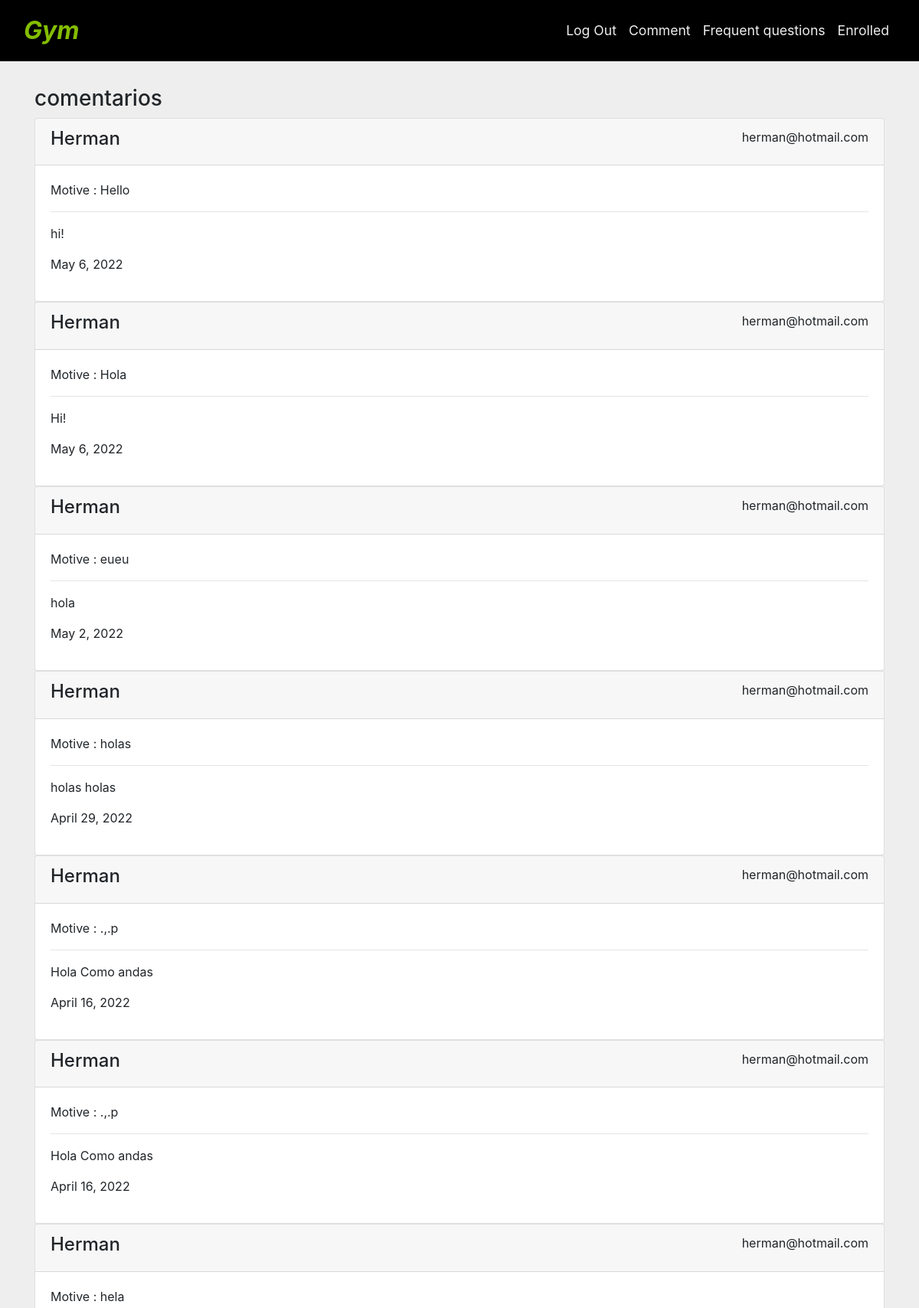
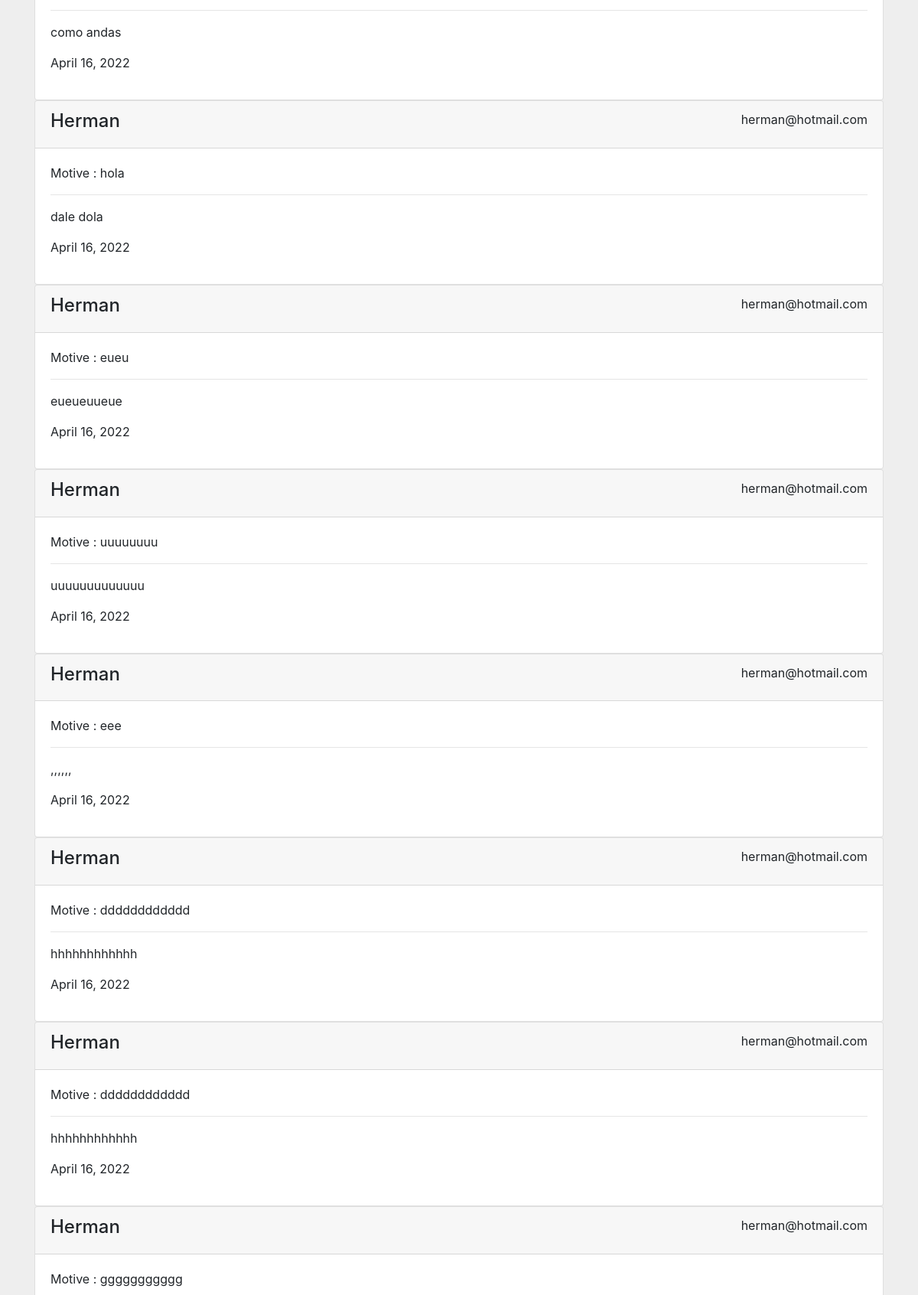
The app's page /comment/4 (signed in, upper part) with its own data (2 pictures, top to bottom).
### gymapp/models.py (models this page shows, shortened)
class Comment(models.Model):
    newComment = models.CharField(max_length=250)
    motive = models.CharField(max_length=54,default=1)
    authorComment = models.ForeignKey(User,on_delete=models.CASCADE,related_name='author')
    timeComment = models.DateField()

class User(AbstractUser):
    pass
    feePaid = models.BooleanField(default=False)

### gymapp/views.py (the view, shortened to what this page needs)
# urls.py: path("comment/<int:user_id>", views.comment, name="comment"),
def comment(request,user_id):
    print(user_id)
    allComments = Comment.objects.all().order_by('-timeComment')
    value = 'no'
    context ={
             'form': NewComment(),
            'comments':allComments,
            'value': value
        }
    return render(request, 'gymapp/comment.html',context)

### gymapp/templates/gymapp/comment.html (shortened to what this page needs)
{% extends "gymapp/layout.html" %} {% load static %}
{% block body %}
<div class="container-lg cont-comment">
  {% if user.is_superuser %}
  <div class="container-admin">
    <h3>comentarios</h3>
    {% for com in comments%}
    <div class="card">
      <div class="card-header">
        <h4>{{ com.authorComment}}</h4>
        <span>{{ com.authorComment.email}}</span>
      </div>
      <div class="card-body">
        <p class="card-title">Motive : {{ com.motive}}</p>
        <hr />
        <p class="card-text">{{ com.newComment}}</p>
        <p>{{ com.timeComment }}</p>
      </div>
    </div>
    {% endfor %}
  </div>
  {% endif %}
</div>
{% endblock %}

### gymapp/static/css/styles.css (style rules this page uses)
body { background: #eee; }
.container-admin { width: 100%; }
.card-header { display: flex; justify-content: space-between; }
.cont-comment { display: flex; margin-top: 2rem; }

### records on screen
Comment: authorComment "Herman", authorComment.email "herman@hotmail.com", motive "Hello", newComment "hi!", timeComment "May 6, 2022"
Comment: authorComment "Herman", authorComment.email "herman@hotmail.com", motive "Hola", newComment "Hi!", timeComment "May 6, 2022"
Comment: authorComment "Herman", authorComment.email "herman@hotmail.com", motive "eueu", newComment "hola", timeComment "May 2, 2022"
Comment: authorComment "Herman", authorComment.email "herman@hotmail.com", motive "holas", newComment "holas holas", timeComment "April 29, 2022"
Comment: authorComment "Herman", authorComment.email "herman@hotmail.com", motive ".,.p", newComment "Hola Como andas", timeComment "April 16, 2022"
Comment: authorComment "Herman", authorComment.email "herman@hotmail.com", motive ".,.p", newComment "Hola Como andas", timeComment "April 16, 2022"
Comment: authorComment "Herman", authorComment.email "herman@hotmail.com", motive "hela", newComment "como andas", timeComment "April 16, 2022"
Comment: authorComment "Herman", authorComment.email "herman@hotmail.com", motive "hola", newComment "dale dola", timeComment "April 16, 2022"
Comment: authorComment "Herman", authorComment.email "herman@hotmail.com", motive "eueu", newComment "eueueuueue", timeComment "April 16, 2022"
Comment: authorComment "Herman", authorComment.email "herman@hotmail.com", motive "uuuuuuuu", newComment "uuuuuuuuuuuuu", timeComment "April 16, 2022"
Comment: authorComment "Herman", authorComment.email "herman@hotmail.com", motive "eee", newComment ",,,,,,", timeComment "April 16, 2022"
Comment: authorComment "Herman", authorComment.email "herman@hotmail.com", motive "dddddddddddd", newComment "hhhhhhhhhhhh", timeComment "April 16, 2022"
Comment: authorComment "Herman", authorComment.email "herman@hotmail.com", motive "dddddddddddd", newComment "hhhhhhhhhhhh", timeComment "April 16, 2022"
Comment: authorComment "Herman", authorComment.email "herman@hotmail.com", motive "ggggggggggg"
